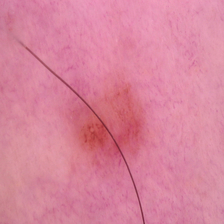
#> input picture Dataset/benign/1014.jpg, 224 x 224 px, found by its file name; its folder holds only this picture in this run
$ jupyter execute --allow-errors Final-code.ipynb   (shell and % lines are left out)
#> lines starting #> are read from the running program, lines starting #| are printed output that depends on the picture
#> in load_images_and_labels, img is the input picture: PIL image 224x224 RGB; mean R, G, B 216.8, 132.4, 156.5
[cell 1]
### contributed by Elakia and Rustam

[cell 2]
### Python Env Python 3.10.16

[cell 3]
import os
import numpy as np
import tensorflow as tf
import cv2
from PIL import Image
import matplotlib.pyplot as plt
import seaborn as sns
from sklearn.model_selection import train_test_split
from sklearn.preprocessing import LabelEncoder
from sklearn.metrics import classification_report, accuracy_score, confusion_matrix
from tensorflow.keras.applications import VGG16, DenseNet201, Xception
from tensorflow.keras.models import Model, Sequential
from tensorflow.keras.layers import (Conv2D, MaxPooling2D, Flatten, Dense,
                                     Dropout, BatchNormalization, GlobalAveragePooling2D)
from tensorflow.keras.optimizers import Adam

[cell 4]
# CLAHE enhancement
def enhance_image(image_array):
    lab = cv2.cvtColor(image_array, cv2.COLOR_RGB2LAB)
#> lab: shape (224, 224, 3); mean of channels 0, 1, 2 165.4, 163.4, 129.3
    l, a, b = cv2.split(lab)
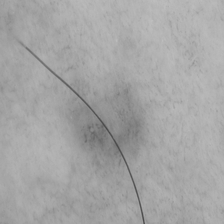
#> l: shape (224, 224); min 72, max 190, mean 165.4
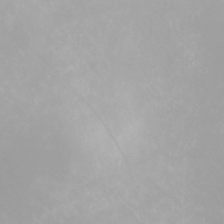
#> a: shape (224, 224); min 152, max 180, mean 163.4
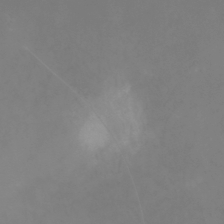
#> b: shape (224, 224); min 121, max 153, mean 129.3
    clahe = cv2.createCLAHE(clipLimit=2.0, tileGridSize=(8, 8))
    cl = clahe.apply(l)
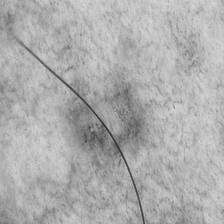
#> cl: shape (224, 224); min 50, max 213, mean 173.4
    merged = cv2.merge((cl, a, b))
#> merged: shape (224, 224, 3); mean of channels 0, 1, 2 173.4, 163.4, 129.3
    enhanced = cv2.cvtColor(merged, cv2.COLOR_LAB2RGB)
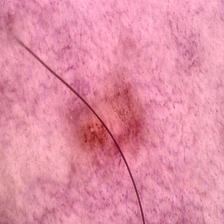
#> enhanced: shape (224, 224, 3); mean R, G, B 226.1, 141, 165.1
    return enhanced

[cell 5]
# Load images
def load_images_and_labels(dataset_path, img_size=(224, 224)):
    categories = ['benign', 'malignant']
    data, labels = [], []
    for category in categories:
        folder_path = os.path.join(dataset_path, category)
        for filename in os.listdir(folder_path):
            file_path = os.path.join(folder_path, filename)
            try:
                img = Image.open(file_path).convert("RGB")
                img = img.resize(img_size)
                enhanced = enhance_image(np.array(img))
                data.append(enhanced)
                labels.append(category)
            except Exception as e:
                print(f"Error processing {file_path}: {e}")
    return np.array(data), np.array(labels)

[cell 6]
# Load dataset
path = r"C:\Users\LLR User\Desktop\Coding\code\skin-cancer\Dataset"
#> (the rest of this cell did not finish here and is left out)

#> (a cell that did not finish here is left out)

[cell 8]
# tf.data pipelines
AUTOTUNE = tf.data.AUTOTUNE
# [11 lines left out: functions preprocess, augment, not called in this run]

#> (the rest of this cell did not finish here and is left out)

[cell 9]
# Custom CNN
def build_custom_cnn(input_shape=(224, 224, 3)):
    model = Sequential([
        Conv2D(32, (3, 3), activation='relu', input_shape=input_shape),
        MaxPooling2D((2, 2)), BatchNormalization(),
        Conv2D(64, (3, 3), activation='relu'),
        MaxPooling2D((2, 2)), BatchNormalization(),
        Conv2D(128, (3, 3), activation='relu'),
        MaxPooling2D((2, 2)), BatchNormalization(),
        Flatten(),
        Dense(128, activation='relu'),
        Dropout(0.5),
        Dense(2, activation='softmax')
    ])
    model.compile(optimizer=Adam(1e-4), loss='categorical_crossentropy', metrics=['accuracy'])
    return model

[cell 10]
# Transfer models
# [10 lines left out: function build_transfer_model, not called in this run]

[cell 11]
# Plotting
# [18 lines left out: function plot_learning_curves, not called in this run]

[cell 12]
# [8 lines left out: function plot_confusion_matrix, not called in this run]

[cell 13]
# Train + Evaluate
architectures = {
    "CustomCNN": build_custom_cnn,
    "VGG16": lambda: build_transfer_model(VGG16),
    "DenseNet201": lambda: build_transfer_model(DenseNet201),
    "Xception": lambda: build_transfer_model(Xception)
}

[cell 14]
results = {}
#> (the rest of this cell did not finish here and is left out)

[cell 15]
import matplotlib.pyplot as plt

# Create a comparison summary assuming accuracy is already computed during training
# This snippet should go at the end of your training loop to visualize results

# Extract accuracy and build a DataFrame for comparison
import pandas as pd

# Collect metrics from results dictionary (already populated)
model_names = []
accuracies = []
histories = []

for model_name, data in results.items():
    model_names.append(model_name)
    hist = data['history'].history
    histories.append(hist)
    if 'val_accuracy' in hist:
        acc = max(hist['val_accuracy'])
    else:
        acc = max(hist['accuracy'])
    accuracies.append(acc)

# Create a DataFrame for comparison
summary_df = pd.DataFrame({
    "Model": model_names,
    "Best Validation Accuracy": accuracies
}).sort_values(by="Best Validation Accuracy", ascending=False)

# Plot bar chart
plt.figure(figsize=(8, 5))
sns.barplot(data=summary_df, x="Model", y="Best Validation Accuracy", palette="viridis")
plt.title("📊 Model Comparison - Best Validation Accuracy")
plt.ylabel("Accuracy")
plt.ylim(0, 1)
plt.xticks(rotation=30)
plt.tight_layout()
plt.show()

summary_df
